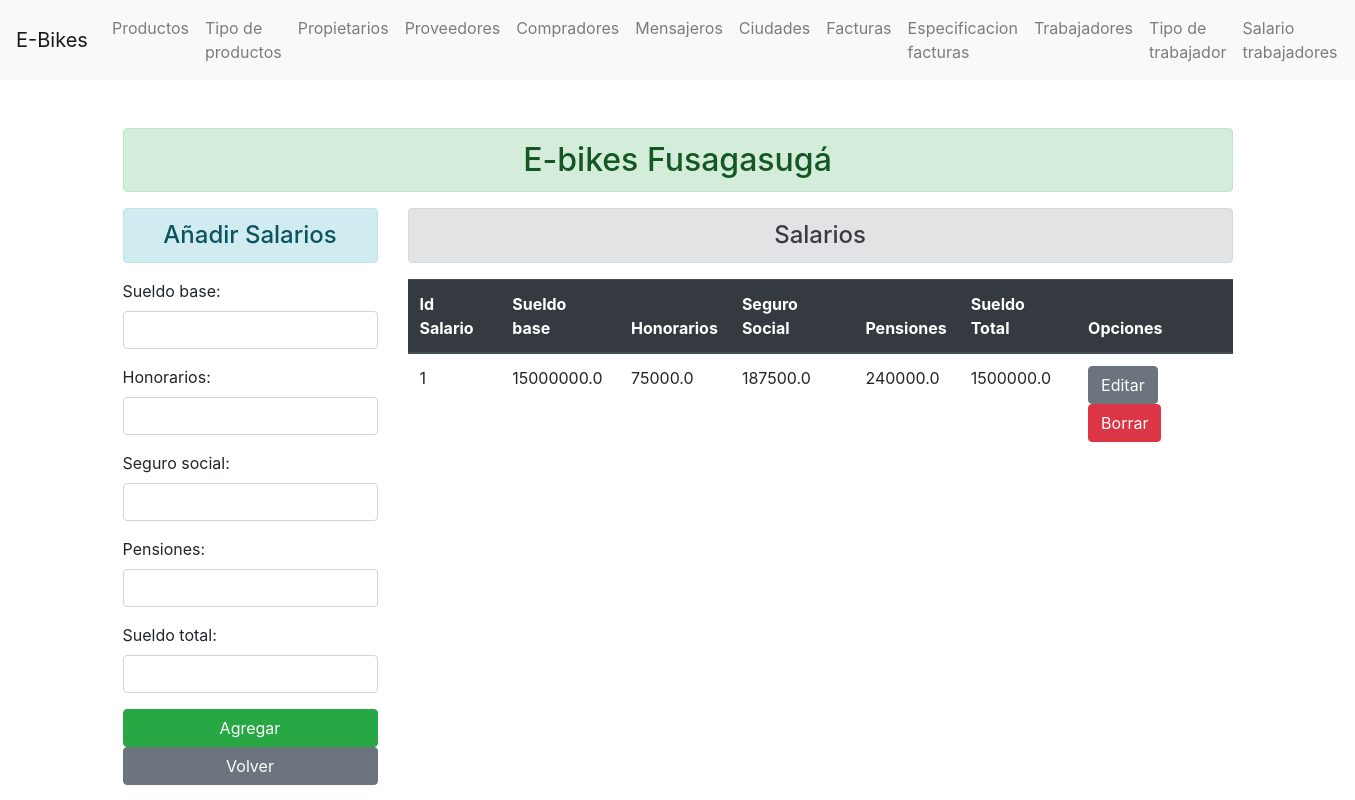
/salario/, run on an earlier commit of the app's database.
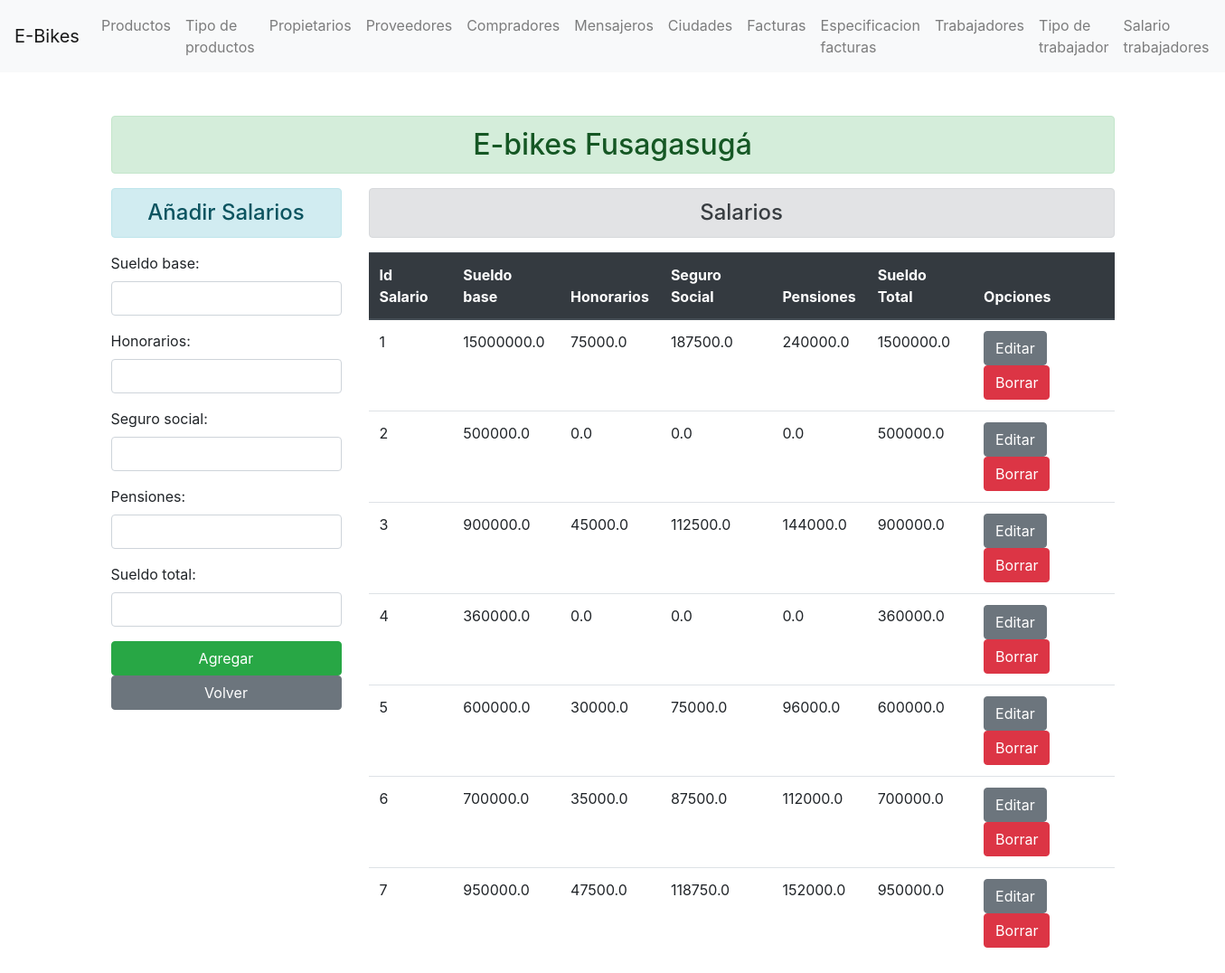
And on a later commit of the database.
### enroll/models.py (models this page shows)
class Salario_Trabajador(models.Model):
    id_salario = models.AutoField(auto_created=True, primary_key=True)
    sueldo_base = models.FloatField()
    honorarios = models.FloatField()
    seguro_social = models.FloatField()
    pensiones = models.FloatField()
    sueldo_total = models.FloatField()

### enroll/views.py (the view)
# urls.py: path('salario/', views.add_salario, name="addsalario" ),
def add_salario(request):
    if request.method == 'POST':
        fm = Salario_TrabajadorRegistration(request.POST)
        if fm.is_valid():
            ia = fm.cleaned_data['id_salario']
            sb = fm.cleaned_data['sueldo_base']
            ho = fm.cleaned_data['honorarios']
            ss = fm.cleaned_data['seguro_social']
            pe = fm.cleaned_data['pensiones']
            st = fm.cleaned_data['sueldo_total']
            reg = Salario_Trabajador(id_salario=ia, sueldo_base=sb, honorarios=ho, seguro_social=ss, pensiones=pe, sueldo_total=st)
            reg.save()
            fm = Salario_TrabajadorRegistration()
    else:
        fm = Salario_TrabajadorRegistration()
    salario_add = Salario_Trabajador.objects.all()
    return render(request, 'enroll/addsalario.html', {'form':fm, 'salario':salario_add})

### enroll/forms.py
class Salario_TrabajadorRegistration(forms.ModelForm):
    class Meta:
        model = Salario_Trabajador
        fields = ['sueldo_base', 'honorarios', 'seguro_social', 'pensiones', 'sueldo_total']
        widgets = {
            'sueldo_base': forms.NumberInput(attrs={'class':'form-control'}),
            'honorarios': forms.NumberInput(attrs={'class':'form-control'}),
            'seguro_social': forms.NumberInput(attrs={'class':'form-control'}),
            'pensiones': forms.NumberInput(attrs={'class':'form-control'}),
            'sueldo_total': forms.NumberInput(attrs={'class':'form-control'}),
        }

### enroll/templates/enroll/addsalario.html (shortened to what this page needs)
{% extends 'enroll/base.html' %}
{% block content  %}
    <div class="row">
        <div class="col-sm-3">
            <h4 class="text-center alert alert-info">Añadir Salarios</h4>
            <form action=" " method="POST">
                {{form.as_p}}
                <input type="submit" class="btn btn-success btn-block" value="Agregar" >
            </form>
            <a class="btn btn-secondary btn-block" href="/">Volver</a>
        </div>
        <div class="col-sm-9">
            <h4 class="text-center alert alert-secondary">Salarios</h4>
            {% if salario %}
                <table class="table">
                    <thead class="thead-dark">
                    <tr>
                        <th scope="col">Id Salario</th>
                        <th scope="col">Sueldo base</th>
                        <th scope="col">Honorarios</th>
                        <th scope="col">Seguro Social</th>
                        <th scope="col">Pensiones</th>
                        <th scope="col">Sueldo Total</th>
                        <th scope="col">Opciones</th>
                    </tr>
                    </thead>
                    <tbody>
                        {% for salarios in salario %}
                        <tr>
                            <td>{{salarios.id_salario}}</td>
                            <td>{{salarios.sueldo_base}}</td>
                            <td>{{salarios.honorarios}}</td>
                            <td>{{salarios.seguro_social}}</td>
                            <td>{{salarios.pensiones}}</td>
                            <td>{{salarios.sueldo_total}}</td>
                            <td>
                                <a href="{% url 'updatesalario' salarios.id_salario %}" class="btn btn-secondary bt-sm" >Editar</a>
                                <form action="{% url 'deletesalario' salarios.id_salario %}" method="post" class="d-inline"> {% csrf_token %}
                                    <input type="submit" class="btn btn-danger bt-sm" value="Borrar">
                                </form>
                            </td>
                        </tr>
                        {% endfor %}
                    </tbody>
                </table>
            {% else %}
                <h4 class="text-center alert alert-warning">No hay salarios registradas</h4>
            {%  endif %}
        </div>
    </div>
{% endblock content  %}

What changed in the data, as far as the page shows it:
added Salario_Trabajador: id_salario "2", sueldo_base "500000.0", honorarios "0.0", seguro_social "0.0", pensiones "0.0", sueldo_total "500000.0"
added Salario_Trabajador: id_salario "3", sueldo_base "900000.0", honorarios "45000.0", seguro_social "112500.0", pensiones "144000.0", sueldo_total "900000.0"
added Salario_Trabajador: id_salario "4", sueldo_base "360000.0", honorarios "0.0", seguro_social "0.0", pensiones "0.0", sueldo_total "360000.0"
added Salario_Trabajador: id_salario "5", sueldo_base "600000.0", honorarios "30000.0", seguro_social "75000.0", pensiones "96000.0", sueldo_total "600000.0"
added Salario_Trabajador: id_salario "6", sueldo_base "700000.0", honorarios "35000.0", seguro_social "87500.0", pensiones "112000.0", sueldo_total "700000.0"
added Salario_Trabajador: id_salario "7", sueldo_base "950000.0", honorarios "47500.0", seguro_social "118750.0", pensiones "152000.0", sueldo_total "950000.0"
